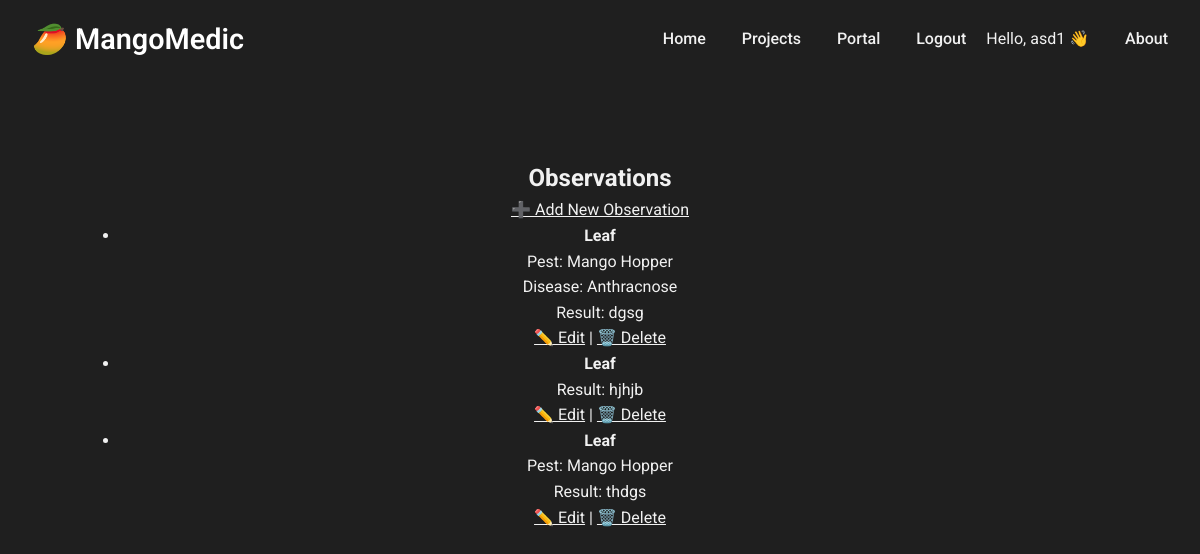
Screenshot of /pests/observations/ (signed in) with the database file from the repository.
### pests/models.py (models this page shows, shortened)
class Observation(models.Model):
    session = models.ForeignKey(SurveillanceSession, on_delete=models.CASCADE, related_name='observations')
    plant_part = models.ForeignKey(PlantPart, on_delete=models.CASCADE)
    pest = models.ForeignKey(Pest, on_delete=models.SET_NULL, null=True, blank=True)
    disease = models.ForeignKey(Disease, on_delete=models.SET_NULL, null=True, blank=True)
    result = models.TextField()

class PlantPart(models.Model):
    name = models.CharField(max_length=100)

class Item(models.Model):
    name = models.CharField(max_length=100)
    brief_description = models.TextField()
    image_url = models.URLField()
    details = models.TextField()
    control = models.TextField()
    impact = models.TextField()
    class Meta:
        abstract = True

class Pest(Item):
    infestation_rate = models.CharField(max_length=50)

class Disease(Item):
    severity = models.CharField(max_length=50)

### pests/views.py (the view)
# urls.py: path('observations/', ObservationListView.as_view(), name='observation_list'),
class ObservationListView(ListView):
    model = Observation
    template_name = 'pests/portal/observation_list.html'
    context_object_name = 'observations'
    def get_queryset(self):
        return Observation.objects.filter(session__farm__grower=self.request.user.grower)

### pests/templates/pests/portal/observation_list.html
{% extends "pests/base.html" %}
{% block content %}
<h2>Observations</h2>
<a href="{% url 'observation_add' %}">➕ Add New Observation</a>
<ul>
  {% for observation in observations %}
    <li>
      <strong>{{ observation.plant_part.name }}</strong><br>
      {% if observation.pest %}Pest: {{ observation.pest.name }}<br>{% endif %}
      {% if observation.disease %}Disease: {{ observation.disease.name }}<br>{% endif %}
      Result: {{ observation.result }}<br>
      <a href="{% url 'observation_edit' observation.pk %}">✏️ Edit</a> |
      <a href="{% url 'observation_delete' observation.pk %}">🗑️ Delete</a>
    </li>
  {% empty %}
    <li>No observations yet.</li>
  {% endfor %}
</ul>
{% endblock %}

### pests/templates/pests/base.html (shortened to what this page needs)
{% load static %}
<!DOCTYPE html>
<html lang="en">
  <head>
    <link rel="stylesheet" href="{% static 'pests/css/styles.css' %}">
    <link rel="stylesheet" href="{% static 'pests/css/dashboard_styles.css' %}">
  </head>
<body>
    <header class="navbar">
        <div class="navbar-content">
          <div class="navbar-brand">
            <a href="{% url 'home' %}">🥭 MangoMedic</a>
          </div>
          <nav class="navbar-links">
            <a href="{% url 'home' %}">Home</a>
            <a href="{% url 'project_list' %}">Projects</a>
            {% if user.is_authenticated %}
              <a href="{% url 'grower_portal' %}">Portal</a>
              <a href="{% url 'logout' %}">Logout</a>
                <span style="margin-left: 1rem;">Hello, {{ user.username }} 👋</span>
            {% else %}
              <a href="{% url 'login' %}">Login</a>
              <a href="{% url 'register' %}">Register</a>
            {% endif %}
            <a href="{% url 'about' %}">About</a>
          </nav>
        </div>
      </header>
    <main class="site-main">
        {% block content %}{% endblock %}
    </main>
</body>
</html>

### pests/static/pests/css/styles.css (style rules this page uses)
* { margin: 0; padding: 0; box-sizing: border-box; }
html, body { font-family: 'Roboto', sans-serif; background-color: #1f1f1f; color: #f1f1f1; line-height: 1.6; }
.site-header, .navbar { background-color: #1f1f1f; border-bottom: 1px solid #1f1f1f; padding: 1rem 2rem; position: sticky; top: 0; z-index: 100; }
.header-content, .navbar-content { display: flex; justify-content: space-between; align-items: center; max-width: 1200px; margin: 0 auto; }
.site-logo, .navbar-brand a { font-size: 1.8rem; font-weight: 600; color: #ffffff; text-decoration: none; }
.top-nav a, .navbar-links a { margin-left: 2rem; text-decoration: none; color: #f1f1f1; font-weight: 500; transition: color 0.2s ease-in-out; }
.site-main { max-width: 1000px; margin: 80px auto 40px auto; padding: 0 20px; text-align: center; }
body, p, h1, h2, h3, h4, h5, h6, li, a, span, div { color: #f1f1f1; }
strong, b { color: #f1f1f1; }

### rows the page displays
Observation: plant_part.name "Leaf", pest.name "Mango Hopper", disease.name "Anthracnose", result "dgsg"
Observation: plant_part.name "Leaf", result "hjhjb"
Observation: plant_part.name "Leaf", pest.name "Mango Hopper", result "thdgs"

### other values shown
{{ user.username }} "asd1"
